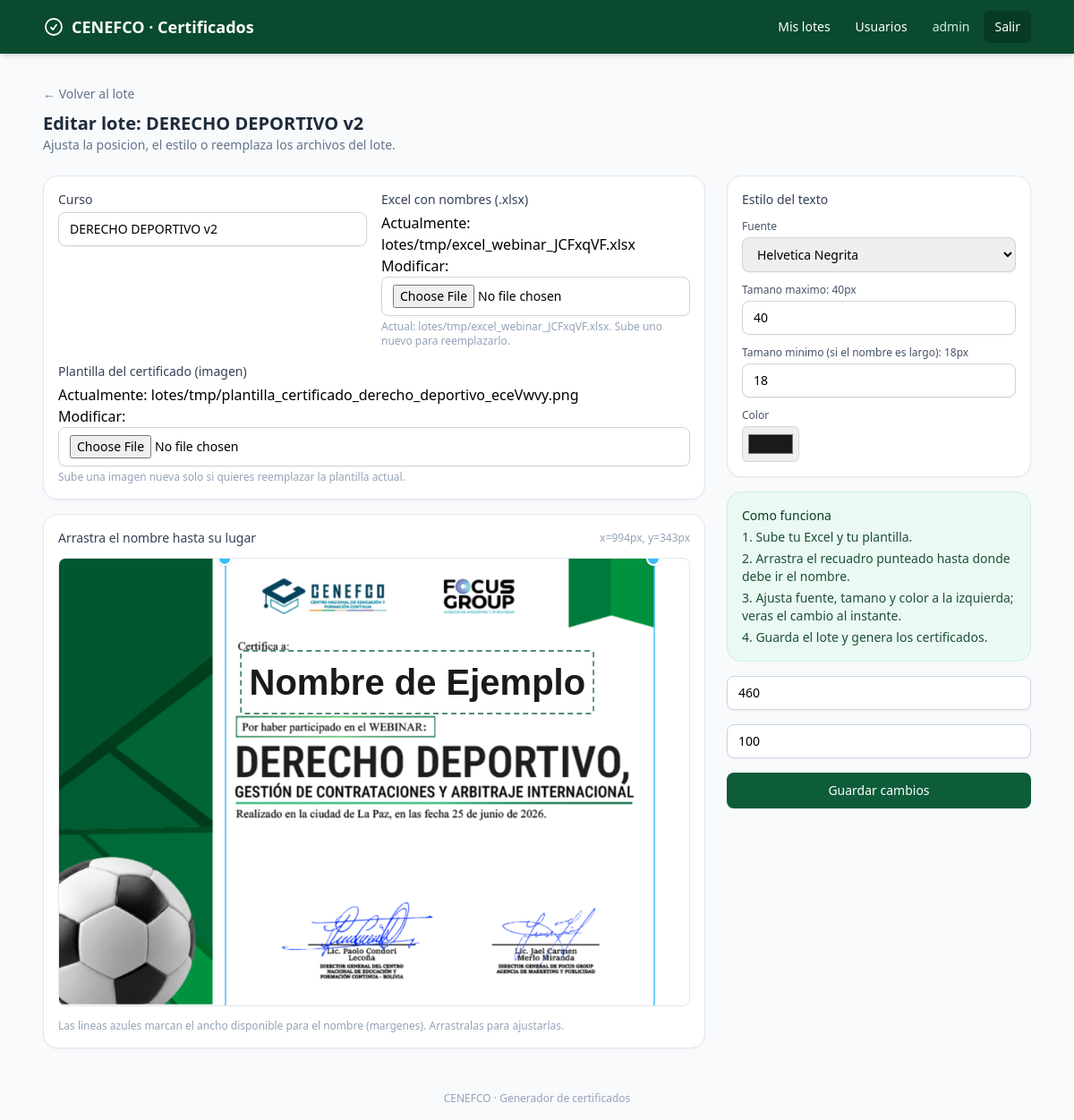
/lotes/4/editar/ (signed in), run on the app's committed database.
### accounts/models.py (models this page shows)
class Usuario(AbstractUser):
    class Rol(models.TextChoices):
        ADMIN = "admin", "Administrador"
        USUARIO = "usuario", "Usuario"
    rol = models.CharField(max_length=10, choices=Rol.choices, default=Rol.USUARIO)
    @property
    def es_admin(self) -> bool:
        return self.rol == self.Rol.ADMIN or self.is_superuser

### certificados/models.py (models this page shows, shortened)
class Lote(models.Model):
    class Estado(models.TextChoices):
        BORRADOR = "borrador", "Borrador"
        PROCESANDO = "procesando", "Procesando"
        GENERADO = "generado", "Generado"
        ERROR = "error", "Error"
    propietario = models.ForeignKey(settings.AUTH_USER_MODEL, on_delete=models.CASCADE, related_name="lotes")
    curso = models.CharField(max_length=255)
    excel = models.FileField(upload_to=ruta_excel)
    plantilla = models.ImageField(upload_to=ruta_plantilla)
    texto_x = models.PositiveIntegerField(help_text="Posicion X en pixeles de la plantilla")
    texto_y = models.PositiveIntegerField(help_text="Posicion Y en pixeles de la plantilla")
    margen_izquierdo = models.PositiveIntegerField(default=40)
    margen_derecho = models.PositiveIntegerField(default=40)
    tamano_fuente = models.PositiveIntegerField(default=40)
    tamano_fuente_min = models.PositiveIntegerField(default=18)
    color_texto = models.CharField(max_length=7, default="#1a1a1a")
    fuente = models.CharField(max_length=50, default="Helvetica-Bold")
    estado = models.CharField(max_length=10, choices=Estado.choices, default=Estado.BORRADOR)
    total_certificados = models.PositiveIntegerField(default=0)
    procesados = models.PositiveIntegerField(default=0)
    zip_resultado = models.FileField(upload_to="lotes/resultados/", blank=True, null=True)
    mensaje_error = models.TextField(blank=True)
    archivos_expirados = models.BooleanField(
        default=False, help_text="Los PDF/ZIP generados se borraron por antiguedad; el registro del lote se conserva"
    )
    generado_por = models.ForeignKey(
        settings.AUTH_USER_MODEL, on_delete=models.SET_NULL, null=True, blank=True, related_name="lotes_generados"
    )
    generado_en = models.DateTimeField(null=True, blank=True)
    creado_en = models.DateTimeField(auto_now_add=True)
    actualizado_en = models.DateTimeField(auto_now=True)
    class Meta:
        ordering = ["-creado_en"]

### certificados/views.py (the view)
# urls.py: path("lotes/<int:pk>/editar/", views.editar_lote, name="editar_lote"),
@login_required
def editar_lote(request, pk):
    lote = get_object_or_404(Lote, pk=pk)
    if not _puede_ver(request.user, lote):
        raise Http404
    if request.method == "POST":
        form = LoteForm(request.POST, request.FILES, instance=lote)
        if form.is_valid():
            form.save()
            messages.success(request, "Lote actualizado correctamente.")
            return redirect("detalle_lote", pk=lote.pk)
    else:
        form = LoteForm(instance=lote)
    return render(request, "certificados/crear_lote.html", {"form": form, "lote": lote})

### certificados/views.py (called while the page is built)
def _puede_ver(user, lote) -> bool:
    return user.es_admin or lote.propietario_id == user.id

### templates/certificados/crear_lote.html (shortened to what this page needs)
{% extends "base.html" %}
{% block content %}
<div class="mb-6">
    {% if lote %}
        <a href="{% url 'detalle_lote' lote.pk %}" class="text-sm text-slate-500 hover:text-slate-700">&larr; Volver al lote</a>
        <h1 class="text-xl font-semibold text-slate-800 mt-2">Editar lote: {{ lote.curso }}</h1>
        <p class="text-sm text-slate-500">Ajusta la posicion, el estilo o reemplaza los archivos del lote.</p>
    {% endif %}
</div>
<form method="post" enctype="multipart/form-data" id="form-lote">
    <div class="grid lg:grid-cols-[1fr_340px] gap-6">
        <div class="space-y-4">
            <div class="bg-white rounded-2xl shadow-sm border border-slate-200 p-4">
                <div id="paso-archivos" class="grid sm:grid-cols-2 gap-4">
                    <div>
                        <label for="{{ form.curso.id_for_label }}" class="block text-sm font-medium text-slate-700 mb-1">{{ form.curso.label }}</label>
                        {{ form.curso }}
                    </div>
                    <div>
                        <label for="{{ form.excel.id_for_label }}" class="block text-sm font-medium text-slate-700 mb-1">Excel con nombres (.xlsx)</label>
                        {{ form.excel }}
                        {% if lote %}<p class="text-xs text-slate-400 mt-1">Actual: {{ lote.excel.name|slice:"-40:" }}. Sube uno nuevo para reemplazarlo.</p>{% endif %}
                    </div>
                </div>
                <div class="mt-4">
                    <label for="{{ form.plantilla.id_for_label }}" class="block text-sm font-medium text-slate-700 mb-1">Plantilla del certificado (imagen)</label>
                    {{ form.plantilla }}
                    {% if lote %}<p class="text-xs text-slate-400 mt-1">Sube una imagen nueva solo si quieres reemplazar la plantilla actual.</p>
                    {% else %}<p class="text-xs text-slate-400 mt-1">Formatos PNG o JPG. Es la imagen sobre la que se va a colocar cada nombre.</p>{% endif %}
                </div>
            </div>
            <div id="editor-wrapper" class="bg-white rounded-2xl shadow-sm border border-slate-200 p-4 {% if not lote %}hidden{% endif %}">
                <div class="flex items-center justify-between mb-3">
                    <p class="text-sm font-medium text-slate-700">Arrastra el nombre hasta su lugar</p>
                    <span id="coords-texto" class="text-xs text-slate-400">sin posicion</span>
                </div>
                <div id="lienzo" class="relative inline-block w-full select-none rounded-lg overflow-hidden border border-slate-200 bg-slate-50">
                    <img id="preview-img" class="w-full h-auto block pointer-events-none" draggable="false" {% if lote %}src="{{ lote.plantilla.url }}"{% endif %}>
                    <div id="guia-izq" class="absolute top-0 h-full w-0.5 bg-sky-400/70 cursor-ew-resize" title="Margen izquierdo">
                        <div class="absolute -top-2 -left-2 w-4 h-4 rounded-full bg-sky-400 border-2 border-white shadow"></div>
                    </div>
                    <div id="guia-der" class="absolute top-0 h-full w-0.5 bg-sky-400/70 cursor-ew-resize" title="Margen derecho">
                        <div class="absolute -top-2 -left-2 w-4 h-4 rounded-full bg-sky-400 border-2 border-white shadow"></div>
                    </div>
                    <div id="caja-texto" class="absolute cursor-move px-2 py-1 rounded border-2 border-dashed border-brand-500/70 bg-white/40"
                         style="left:50%; top:50%; transform: translate(-50%, -50%); white-space: nowrap;">
                        <span id="texto-muestra" class="fuente-Helvetica-Bold" style="font-size:24px; color:#1a1a1a;">Nombre de Ejemplo</span>
                    </div>
                </div>
                <p class="text-xs text-slate-400 mt-2">Las lineas azules marcan el ancho disponible para el nombre (margenes). Arrastralas para ajustarlas.</p>
            </div>
        </div>
        <div class="space-y-4">
            <div class="bg-white rounded-2xl shadow-sm border border-slate-200 p-4">
                <p class="text-sm font-medium text-slate-700 mb-3">Estilo del texto</p>
                <label for="{{ form.fuente.id_for_label }}" class="block text-xs font-medium text-slate-600 mb-1">Fuente</label>
                {{ form.fuente }}
                <label for="{{ form.tamano_fuente.id_for_label }}" class="block text-xs font-medium text-slate-600 mt-3 mb-1">
                    Tamano maximo: <span id="valor-tamano">{{ form.tamano_fuente.value|default:40 }}</span>px
                </label>
                {{ form.tamano_fuente }}
                <label for="{{ form.tamano_fuente_min.id_for_label }}" class="block text-xs font-medium text-slate-600 mt-3 mb-1">
                    Tamano minimo (si el nombre es largo): <span id="valor-tamano-min">{{ form.tamano_fuente_min.value|default:18 }}</span>px
                </label>
                {{ form.tamano_fuente_min }}
                <label for="{{ form.color_texto.id_for_label }}" class="block text-xs font-medium text-slate-600 mt-3 mb-1">Color</label>
                {{ form.color_texto }}
            </div>
            <div class="bg-brand-50 border border-brand-100 rounded-2xl p-4 text-sm text-brand-700">
                <p class="font-medium mb-1">Como funciona</p>
                <ol class="list-decimal list-inside space-y-1 text-brand-700/90">
                    <li>Sube tu Excel y tu plantilla.</li>
                    <li>Arrastra el recuadro punteado hasta donde debe ir el nombre.</li>
                    <li>Ajusta fuente, tamano y color a la izquierda; veras el cambio al instante.</li>
                    <li>Guarda el lote y genera los certificados.</li>
                </ol>
            </div>
            {{ form.margen_izquierdo }}
            {{ form.margen_derecho }}
            <button type="submit" class="w-full bg-brand-500 hover:bg-brand-600 text-white font-medium text-sm rounded-lg py-2.5 transition shadow-sm">
                {% if lote %}Guardar cambios{% else %}Guardar lote{% endif %}
            </button>
        </div>
    </div>
</form>
{% endblock %}

### templates/base.html (shortened to what this page needs)
<!DOCTYPE html>
<html lang="es" class="h-full bg-slate-50">
<head>
    <script src="https://cdn.tailwindcss.com"></script>
</head>
<body class="h-full min-h-screen flex flex-col">
    <nav class="bg-brand-600 text-white shadow-md">
        <div class="max-w-6xl mx-auto px-4 sm:px-6 py-3 flex items-center justify-between">
            <a href="{% url 'dashboard' %}" class="flex items-center gap-2 font-semibold text-lg">
                <svg xmlns="http://www.w3.org/2000/svg" class="h-6 w-6" viewBox="0 0 24 24" fill="none" stroke="currentColor" stroke-width="1.8">
                    <path stroke-linecap="round" stroke-linejoin="round" d="M9 12.75 11.25 15 15 9.75M21 12a9 9 0 11-18 0 9 9 0 0118 0z" />
                </svg>
                CENEFCO · Certificados
            </a>
            <div class="flex items-center gap-1 text-sm">
                {% if user.is_authenticated %}
                    <a href="{% url 'dashboard' %}" class="px-3 py-2 rounded-md hover:bg-brand-500 transition">Mis lotes</a>
                    {% if user.es_admin %}<a href="{% url 'lista_usuarios' %}" class="px-3 py-2 rounded-md hover:bg-brand-500 transition">Usuarios</a>{% endif %}
                    <span class="px-3 py-2 text-brand-100 hidden sm:inline">{{ user.username }}</span>
                    <a href="{% url 'logout' %}" class="px-3 py-2 rounded-md bg-brand-700 hover:bg-brand-500 transition">Salir</a>
                {% else %}
                    <a href="{% url 'login' %}" class="px-3 py-2 rounded-md bg-brand-700 hover:bg-brand-500 transition">Ingresar</a>
                {% endif %}
            </div>
        </div>
    </nav>
    <main class="flex-1 max-w-6xl w-full mx-auto px-4 sm:px-6 py-8">
        {% block content %}{% endblock %}
    </main>
    <footer class="text-center text-xs text-slate-400 py-4">
        CENEFCO &middot; Generador de certificados
    </footer>
</body>
</html>

### templates/certificados/crear_lote.html (style rules this page uses)
.fuente-Helvetica, .fuente-Helvetica-Bold, .fuente-Helvetica-Oblique { font-family: Arial, Helvetica, sans-serif; }
.fuente-Helvetica-Bold { font-weight: 700; }

### data on the page
Usuario: username "admin"
Lote: curso "DERECHO DEPORTIVO v2", excel.name "lotes/tmp/excel_webinar_JCFxqVF.xlsx", plantilla (picture), fuente "Helvetica Negrita", tamano_fuente "40", tamano_fuente_min "18", color_texto "#1a1a1a", margen_izquierdo "460", margen_derecho "100"
